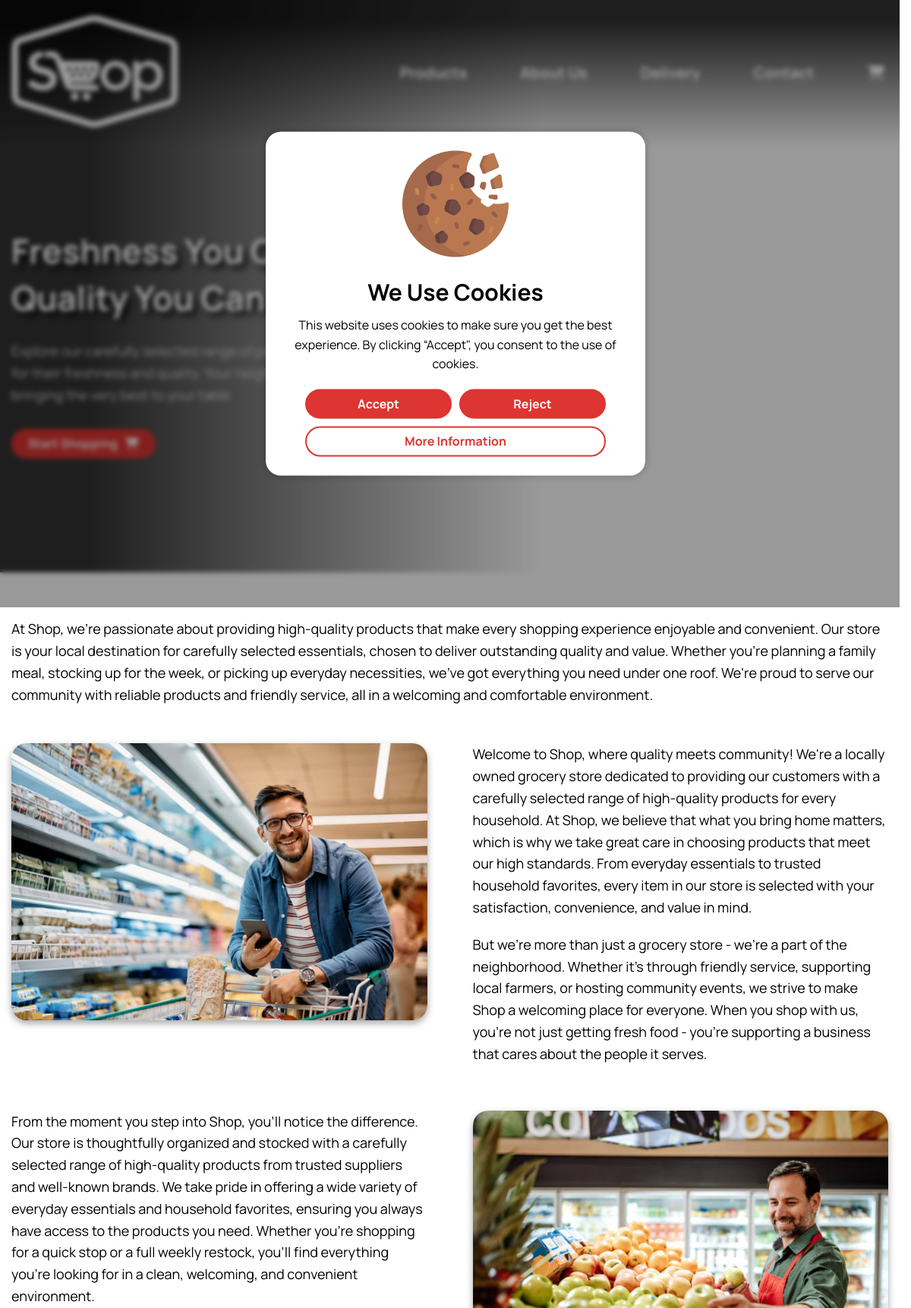
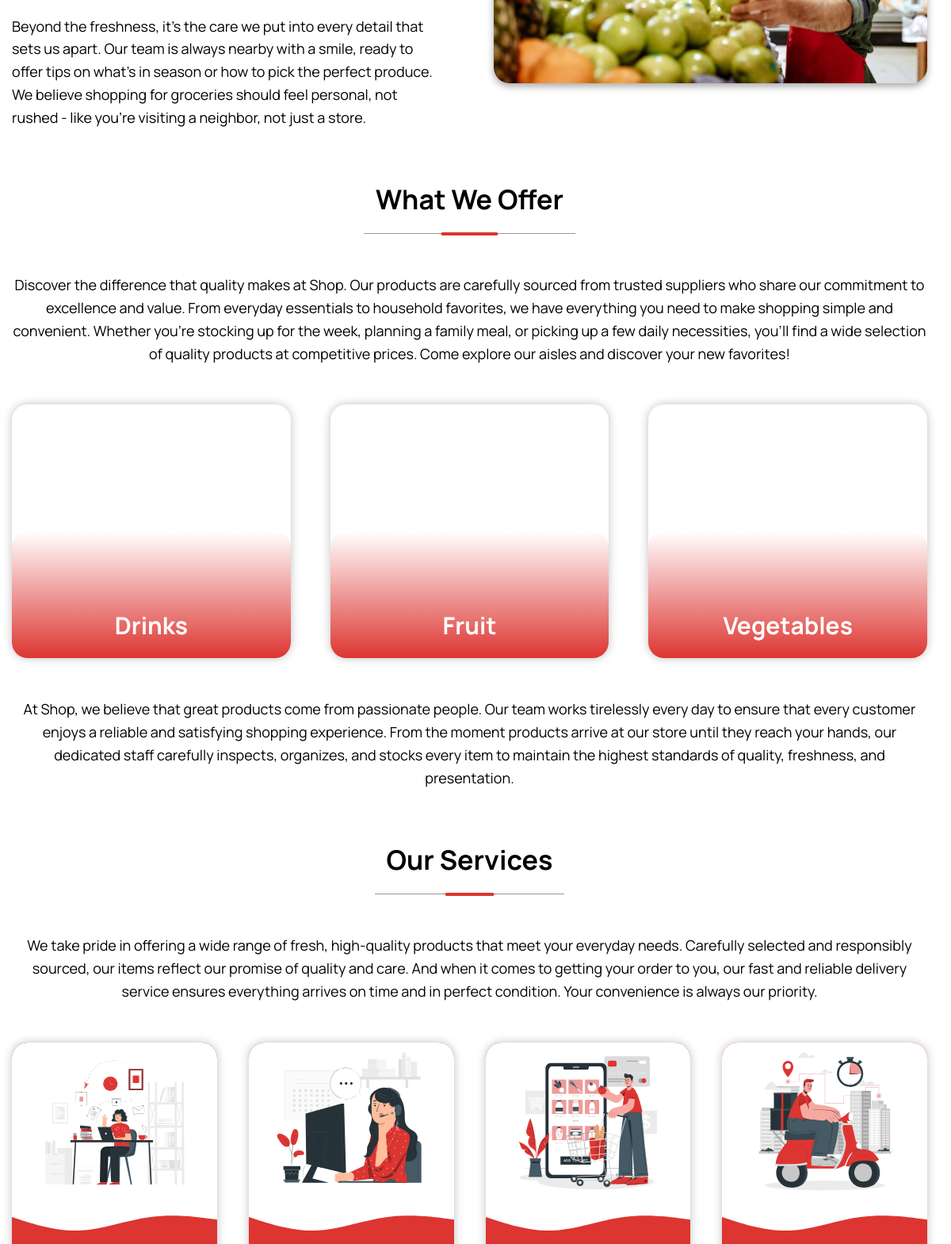
Page /pages/content/home.php (upper part) on the committed database (2 pictures, top to bottom).
### tables this page shows
CREATE TABLE `product_categories` (
  `id` int(10) UNSIGNED NOT NULL,
  `slug` varchar(20) NOT NULL,
  `name` varchar(50) NOT NULL,
  `image` varchar(255) NOT NULL,
  `order_count` int(10) UNSIGNED NOT NULL DEFAULT 0
);

### pages/content/home.php (the view, shortened to what this page needs)
<?php
require_once(__DIR__ . '/../../includes/dbconnection.php');
$productCategoryResult = mysqli_query(
    $connection,
    "SELECT slug, name, image FROM product_categories"
);
$productCategoryData = [];
while ($row = mysqli_fetch_assoc($productCategoryResult)) {
    $productCategoryData[$row['slug']] = $row;
}
?>
<!DOCTYPE html>
<html lang="en">
<head>
    <link rel="stylesheet" href="/WebShop/css/variables.css">
    <link rel="stylesheet" href="/WebShop/css/style.css">
    <link rel="stylesheet" href="/WebShop/css/responsive.css">
    <link rel="stylesheet" href="https://cdnjs.cloudflare.com/ajax/libs/font-awesome/6.6.0/css/all.min.css">
    <link rel="stylesheet" href="https://cdnjs.cloudflare.com/ajax/libs/intl-tel-input/18.3.0/css/intlTelInput.css">
</head>
<body>
    <div class="home-header">
        <?php include('../../includes/header.php'); ?>
    </div>
    <main>
        <section class="hero-section">
            <div class="container">
                <div class="hero-wrapper">
                    <h1>Freshness You Can Taste, Quality You Can Trust</h1>
                    <p>Explore our carefully selected range of premium products, chosen for their freshness and quality. Your neighborhood grocery store, bringing the very best to your table</p>
                    <a href="products.php" class="button button-secondary">Start Shopping<i class="fa-solid fa-cart-shopping"></i></a>
                </div>
            </div>
        </section>
        <div class="container">
            <p class="page-intro">At Shop, we're passionate about providing high-quality products that make every shopping experience enjoyable and convenient.
                                  Our store is your local destination for carefully selected essentials, chosen to deliver outstanding quality and value. Whether you're planning a family meal, stocking up for the week, or picking up everyday necessities, we've got everything you need under one roof.
                                  We're proud to serve our community with reliable products and friendly service, all in a welcoming and comfortable environment.</p>
            <section>
                <div class="home-intro-row">
                    <img src="../../assets/images/main/home-intro1.jpg">
                    <div>
                        <p>Welcome to Shop, where quality meets community! We're a locally owned grocery store dedicated to providing our customers with a carefully selected range of high-quality products for every household.
                           At Shop, we believe that what you bring home matters, which is why we take great care in choosing products that meet our high standards. From everyday essentials to trusted household favorites, every item in our store is selected with your satisfaction, convenience, and value in mind.</p>
                        <p>But we're more than just a grocery store - we're a part of the neighborhood. Whether it's through friendly service, supporting local farmers, or hosting community events, we strive to make Shop a welcoming place for everyone.
                            When you shop with us, you're not just getting fresh food - you're supporting a business that cares about the people it serves.</p>
                    </div>
                </div>
                <div class="home-intro-row">
                    <div>
                        <p>From the moment you step into Shop, you'll notice the difference. Our store is thoughtfully organized and stocked with a carefully selected range of high-quality products from trusted suppliers and well-known brands.
                           We take pride in offering a wide variety of everyday essentials and household favorites, ensuring you always have access to the products you need.
                           Whether you're shopping for a quick stop or a full weekly restock, you'll find everything you're looking for in a clean, welcoming, and convenient environment.</p>
                        <p>Beyond the freshness, it's the care we put into every detail that sets us apart. Our team is always nearby with a smile, ready to offer tips on what's in season or how to pick the perfect produce.
                            We believe shopping for groceries should feel personal, not rushed - like you're visiting a neighbor, not just a store.</p>
                    </div>
                    <img src="../../assets/images/main/home-intro2.jpg">
                </div>
            </section>
            <section class="products-section">
                <h2>What We Offer</h2>
                <p>Discover the difference that quality makes at Shop. Our products are carefully sourced from trusted suppliers who share our commitment to excellence and value.
                   From everyday essentials to household favorites, we have everything you need to make shopping simple and convenient.
                   Whether you're stocking up for the week, planning a family meal, or picking up a few daily necessities, you'll find a wide selection of quality products at competitive prices. Come explore our aisles and discover your new favorites!</p>
                <div>
                    <a href="../products/products1.php" style="background-image: url('../../assets/images/products/<?php echo $productCategoryData['products1']['image']; ?>');">
                        <h3><?php echo $productCategoryData['products1']['name']; ?></h3>
                    </a>
                    <a href="../products/products2.php" style="background-image: url('../../assets/images/products/<?php echo $productCategoryData['products2']['image']; ?>');">
                        <h3><?php echo $productCategoryData['products2']['name']; ?></h3>
                    </a>
                    <a href="../products/products3.php" style="background-image: url('../../assets/images/products/<?php echo $productCategoryData['products3']['image']; ?>');">
                        <h3><?php echo $productCategoryData['products3']['name']; ?></h3>
                    </a>
                </div>
                <p>At Shop, we believe that great products come from passionate people. Our team works tirelessly every day to ensure that every customer enjoys a reliable and satisfying shopping experience.
                   From the moment products arrive at our store until they reach your hands, our dedicated staff carefully inspects, organizes, and stocks every item to maintain the highest standards of quality, freshness, and presentation.</p>
            </section>
            <section class="services-section">
                <h2>Our Services</h2>
                <p>We take pride in offering a wide range of fresh, high-quality products that meet your everyday needs. Carefully selected and responsibly sourced, our items reflect our promise of quality and care.
                    And when it comes to getting your order to you, our fast and reliable delivery service ensures everything arrives on time and in perfect condition. Your convenience is always our priority.</p>
                <div class="services-row">
                    <div class="service-wrapper">
                        <div class="service-image" style="background-image: url('../../assets/images/svgs/service-job.svg');"></div>
                        <div class="service-wave"></div>
                    </div>
                    <div class="service-wrapper">
                        <div class="service-image" style="background-image: url('../../assets/images/svgs/service-contact.svg');"></div>
                        <div class="service-wave"></div>
                    </div>
                    <div class="service-wrapper">
                        <div class="service-image" style="background-image: url('../../assets/images/svgs/service-products.svg');"></div>
                        <div class="service-wave"></div>
                    </div>
                    <div class="service-wrapper">
                        <div class="service-image" style="background-image: url('../../assets/images/svgs/service-delivery.svg');"></div>
                        <div class="service-wave"></div>
                    </div>
                </div>
            </section>
        </div>
    </main>
</body>
</html>

### css/variables.css (style rules this page uses)
:root { --color-primary: #dd3531; --color-secondary: #6d6767; --color-admin: #0d6efd; --color-placeholder: #cbcaca; --color-light: #9e9e9e; --color-background: #f1ebeb; --color-border: #9b9797; --color-success: #4caf50; --color-error: #d93025; --color-white: #fff; --color-black: #000; --shadow-box: 0 0 12px rgba(0, 0, 0, 0.25); --shadow-under: 0 4px 10px rgba(0, 0, 0, 0.35); --border-thin: 1px solid; --border-thick: 2px solid; --transition-fast: all 0.15s linear; --transition-mid: all 0.25s linear; --transition-slow: all 0.5s ease; --radius-sm: 10px; --radius-lg: 20px; --radius-round: 50%; --font-xs: 12px; --font-sm: 14px; --font-md: 16px; --font-lg: 18px; --font-xl: 20px; --line-sm: 100%; --line-md: 140%; --line-lg: 160%; --space-1: 5px; --space-2: 10px; --space-3: 15px; --space-4: 20px; --space-5: 25px; --space-6: 30px; --space-7: 40px; --space-8: 50px; --space-9: 60px; --space-10: 80px; }

### css/responsive.css (style rules this page uses)
@media screen and (max-width: 1200px) { .home-intro-row { margin-bottom: var(--space-9); } }
@media screen and (max-width: 1200px) { .home-intro-row > * { opacity: 1; } }

### rows in the picture
product_categories: name "Drinks"
product_categories: name "Fruit"
product_categories: name "Vegetables"
